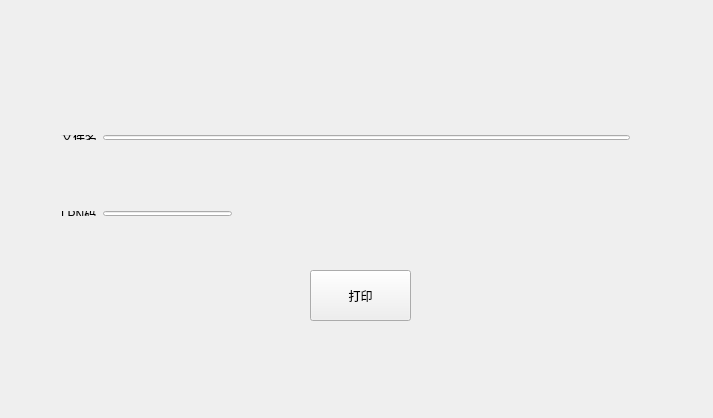
<?xml version="1.0" encoding="UTF-8"?>
<ui version="4.0">
 <class>Widget</class>
 <widget class="QWidget" name="Widget">
  <property name="geometry">
   <rect>
    <x>0</x>
    <y>0</y>
    <width>713</width>
    <height>418</height>
   </rect>
  </property>
  <property name="windowTitle">
   <string>Widget</string>
  </property>
  <widget class="QPushButton" name="pushButton">
   <property name="geometry">
    <rect>
     <x>310</x>
     <y>270</y>
     <width>101</width>
     <height>51</height>
    </rect>
   </property>
   <property name="text">
    <string>打印</string>
   </property>
  </widget>
  <widget class="QWidget" name="">
   <property name="geometry">
    <rect>
     <x>50</x>
     <y>124</y>
     <width>591</width>
     <height>27</height>
    </rect>
   </property>
   <layout class="QHBoxLayout" name="horizontalLayout_2">
    <item>
     <widget class="QLabel" name="label_2">
      <property name="text">
       <string>文件名</string>
      </property>
     </widget>
    </item>
    <item>
     <widget class="QLineEdit" name="fileNameLineEdit"/>
    </item>
   </layout>
  </widget>
  <widget class="QWidget" name="">
   <property name="geometry">
    <rect>
     <x>50</x>
     <y>200</y>
     <width>193</width>
     <height>27</height>
    </rect>
   </property>
   <layout class="QHBoxLayout" name="horizontalLayout">
    <item>
     <widget class="QLabel" name="label">
      <property name="text">
       <string>LPN码</string>
      </property>
     </widget>
    </item>
    <item>
     <widget class="QLineEdit" name="lpnLineEdit"/>
    </item>
   </layout>
  </widget>
 </widget>
 <layoutdefault spacing="6" margin="11"/>
 <resources/>
 <connections/>
</ui>
